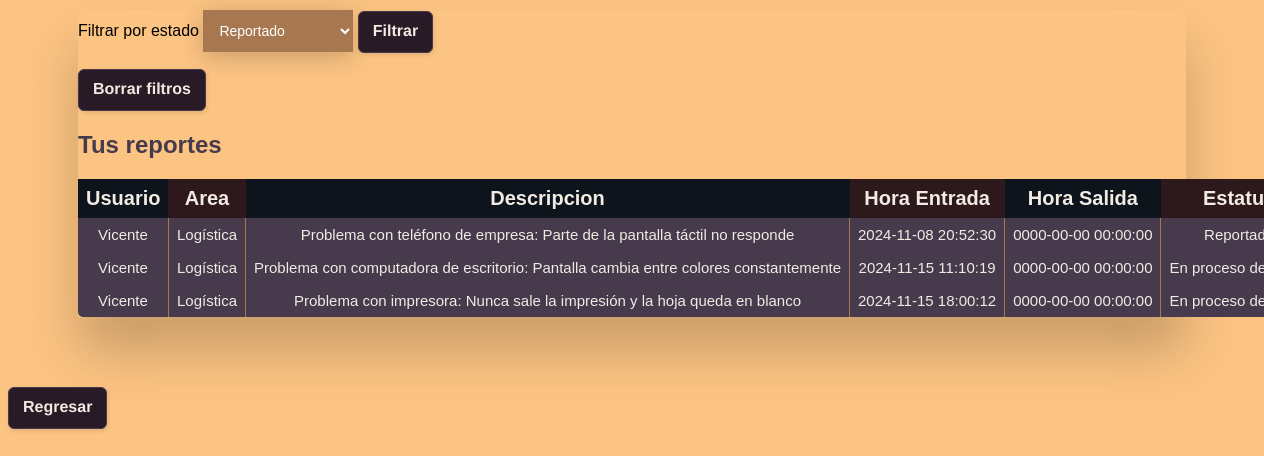
Before: /tablareporteusuario.php (signed in) with the older database file.
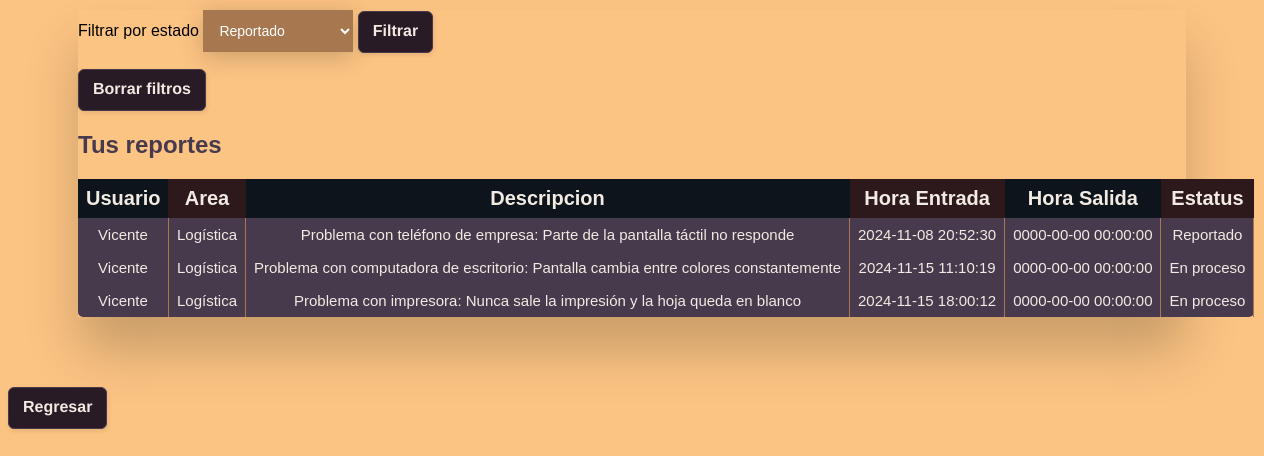
After: the same page with the newer database file.
### tables this page shows
CREATE TABLE `usuarioproblema` (
  `IdUsuario` int(11) NOT NULL,
  `IdProblema` int(11) NOT NULL
);

CREATE TABLE `problema` (
  `ID` int(11) NOT NULL,
  `Descripción` varchar(255) NOT NULL,
  `Estatus` varchar(20) NOT NULL
);

CREATE TABLE `ticket` (
  `ID` int(11) NOT NULL,
  `HoraEntrada` datetime NOT NULL,
  `HoraSalida` datetime NOT NULL
);

### tablareporteusuario.php (the view, shortened to what this page needs)
<?php
require_once("conn.php");
$string_queryCUP = "SELECT * FROM usuarioproblema up INNER JOIN problematicket pt ON up.IdProblema = pt.IdProblema INNER JOIN ticket t ON t.id = pt.IdTicket WHERE up.IdUsuario = ?";
$string_queryCUP = "$string_queryCUP ORDER BY t.HoraEntrada ASC";
$queryCUP = $conn -> prepare($string_queryCUP);
$queryCUP -> bind_param("i",$_SESSION["idUsuario"]);
if($queryCUP->execute())
{
   echo '<link rel="stylesheet" href="css/Guti.css">
<div class="table-wrapper" role="region" tabindex="0">
<form method="post">
      <label> Filtrar por estado </label>
      <select class="Select1" name="estatusFiltro" value="Reportado" selected required>
                  <option value="Reportado">Reportado</option>
                  <option value="En proceso">En proceso</option>
                  <option value="Solucionado">Solucionado</option>
      </select>
      <button class="boton1"> Filtrar </button>
   </form>
      <form method="post" action="inutil3.php">
    <input type="text" name="unset" value="uno" style="display:none;">
    <button class="boton1"> Borrar filtros </button>
   </form>
<table class="fl-table">
    <h2>Tus reportes</h2>
    <thead>
        <tr>
            <th>Usuario</th>
            <th>Area</th>
            <th>Descripcion</th>
            <th>Hora Entrada<br></th>
            <th>Hora Salida<br></th>
            <th>Estatus<br></th>
        </tr>
        </thead>';
   $resultCUP = $queryCUP->get_result();
   while($rowCUP = $resultCUP->fetch_assoc())
   {
      $idProblemaActual = $rowCUP['IdProblema'];
      $string_queryCDE = "SELECT * FROM problema p INNER JOIN problematicket pt ON p.ID = pt.IdProblema INNER JOIN ticket t ON t.id = pt.IdTicket WHERE p.ID = ? ORDER BY t.HoraEntrada ASC";
      $queryCDE = $conn -> prepare($string_queryCDE);
      $queryCDE->bind_param("i",$idProblemaActual);
      $queryCDE->execute();
      $resultCDE = $queryCDE->get_result();
      $rowCDE = $resultCDE->fetch_assoc();
      $estadoProblemaActual = $rowCDE['Estatus'];
      $descProblemaActual = $rowCDE['Descripción'];
      $string_queryCH = "SELECT * FROM ticket t INNER JOIN problematicket pt ON t.ID = pt.IdTicket INNER JOIN problema p ON p.ID = pt.IdProblema WHERE p.ID = ? ORDER BY t.HoraEntrada ASC";
      $queryCH = $conn -> prepare($string_queryCH);
      $queryCH->bind_param("i",$idProblemaActual);
      $queryCH->execute();
      $resultCH = $queryCH->get_result();
      $rowCH = $resultCH->fetch_assoc();
      $horaenTicketActual = $rowCH['HoraEntrada'];
      $horasaTicketActual = $rowCH['HoraSalida'];
      echo '
            <tbody>
            <tr>
            <td>'.htmlspecialchars($_SESSION['nombreUsuario']).'</td>
            <td>'.htmlspecialchars($_SESSION['areaUsuario']).'</td>
            <td>'.htmlspecialchars($descProblemaActual).'</td>
            <td>'.htmlspecialchars($horaenTicketActual).'</td>
            <td>'.htmlspecialchars($horasaTicketActual).'</td>
            <td>'.htmlspecialchars($estadoProblemaActual).'</td>
               </tr>
               </tbody>';
   }
echo<<<HTML
  <tbody></tbody>
</table>
<div style="margin-top:8px"></div>
</div>
<form action="index.php">
<button class="boton1">Regresar</button>
</form>
HTML;
}
else{
   echo'o no has reportado algo o ocurrio un problema lol chupalo';
}
?>

Changed rows visible on the page:
changed through a linked row, usuarioproblema (number 2 of 3 on the later page): IdProblema.Estatus "En proceso…" → "En proceso"
changed through a linked row, usuarioproblema "Problema con impresora: Nunca sale la impresión y la hoja queda en blanco": IdProblema.Estatus "En proceso…" → "En proceso"
